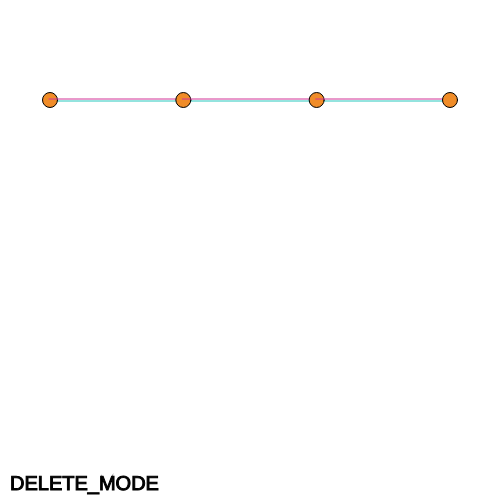
Frame 1 (no input)
Frame 60 (no input): identical to frame 1, image omitted
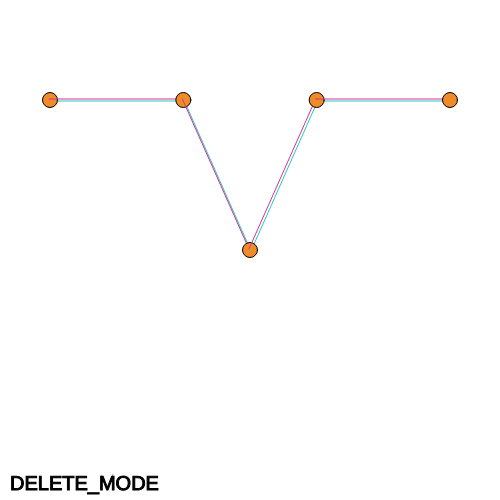
Frame 120 (the mouse pressed at the canvas centre since frame 60)

The p5.js sketch that drew these frames (run headless with seeded random() and noise() and a simulated clock; from frame 60 on, the mouse is pressed at the canvas centre):

// p5.js sketch
// ── sketch.js
var SPRING_LEN = 50;
var SPRING_CONST = 0.005;
var DAMPING = 0.995;
var PART_SIZE = 15;

class OrbNode {

  constructor(x, y) {
    this.position = new p5.Vector(x, y);
    this.velocity = new p5.Vector(0, 0);
    this.acceleration = new p5.Vector(0, 0);
    this.osize = PART_SIZE;
    this.c = color(240, 140, 40);
    this.mass = 0;
    this.next = null;
    this.previous = null;
  }//constructor

  contains(p) {
    var d = this.position.dist(p);
    return d <= this.osize;
  }//contains

  embiggen(factor) {
    this.osize+= factor;
  }//embiggen

  run() {
    this.acceleration.mult(this.osize/PART_SIZE);
    this.velocity.add(this.acceleration);
    this.velocity.mult(DAMPING);
    this.position.add(this.velocity);
    this.acceleration.mult(0);
    if (this.checkYBounds()) {
      this.velocity.y*= -1;
      this.position.y+= this.velocity.y;
    }
    if (this.checkXBounds()) {
      this.velocity.x*= -1;
      this.position.x+= this.velocity.x;
    }
  }//run

  applyForce(f) {
    this.acceleration.add(f);
  }//applyForce

  checkYBounds() {
    var check = this.position.y <= this.osize/2;
    check = check || this.position.y >= this.height - this.osize/2;
    return check;
  }//checkYBounds
  checkXBounds() {
    var check = this.position.x <= this.osize/2;
    check = check || this.position.x >= this.width - this.osize/2;
    return check;
  }//checkXBounds

  display() {
    if (this.next != null) {
      stroke(40, 200, 190);
      line(this.position.x+1, this.position.y+1, this.next.position.x+1, this.next.position.y+1);
    }
    if (this.previous != null) {
      stroke(210, 50, 150);
      line(this.position.x-1, this.position.y-1, this.previous.position.x-1, this.previous.position.y-1);
    }
    stroke(0);
    fill(this.c);
    circle(this.position.x, this.position.y, this.osize);
  }//display

  toString() {
    return this.position.toString();
  }//toString

  applySpringForce() {
    if (this.next != null) {
      this.velocity.add(this.calculateSpringForce(this.next));
    }
    if (this.previous != null) {
      this.velocity.add(this.calculateSpringForce(this.previous));
    }
  }//applySpringForce


  calculateSpringForce(other) {
    var dist = this.position.dist(other.position);
    var displacement = dist - SPRING_LEN;
    var springForce = displacement * SPRING_CONST;

    var xDiff = other.position.x - this.position.x;
    var yDiff = other.position.y - this.position.y;
    var xForce = springForce * xDiff/dist;
    var yForce = springForce * yDiff/dist;

    return new p5.Vector(xForce, yForce);
  }//calculateSpringForce
}//OrbNode

class FixedOrb extends OrbNode {

  constructor(x, y) {
    super(x, y);
  }//constructor

  run() {
    this.acceleration.mult(0);
  }//run
}//FixedOrb


class OrbList {

  constructor(x0, y0, x1, y1) {
    this.front = new FixedOrb(x0, y0);
    this.back = new FixedOrb(x1, y1);
    this.front.next = this.back;
    this.back.previous = this.front;
  }//constructor

  findNextNode(x) {
    var current = this.front.next;
    while (current != this.back && current.position.x < x) {
      current = current.next;
    }
    return current;
  }//findNextNode

  insertBefore(n, x, y, fixed) {
    var o;
    if (fixed) {
      o = new FixedOrb(x, y);
    }
    else {
      o = new OrbNode(x, y);
    }
    o.next = n;
    o.previous = n.previous;
    o.previous.next = o;
    n.previous = o;
  }//insertBefore

  addFront(x, y, fixed) {
    var o;
    if (fixed) {
      o = new FixedOrb(x, y);
    }
    else {
      o = new OrbNode(x, y);
    }
    o.next = this.front.next;
    this.front.next.previous = o;
    o.previous = this.front;
    this.front.next = o;
  }//addFront

  append(x, y, fixed) {
    var o;
    if (fixed) {
      o = new FixedOrb(x, y);
    }
    else {
      o = new OrbNode(x, y);
    }
    o.previous = this.back.previous;
    this.back.previous.next = o;
    o.next = this.back;
    this.back.previous = o;
  }//append


  removeNode(pn) {
    pn.next.previous = pn.previous;
    pn.previous.next = pn.next;
    pn.next = null;
    pn.previous = null;
  }//removeNode

  selectNode(x, y) {
    var current = this.front.next;
    while (current != this.back) {
      if (current.contains(new p5.Vector(x, y))) {
        return current;
      }
      current = current.next;
    }
    return null;
  }//selectNode

  display() {
    print(this.toString());
    var current = this.front;
    while (current != null) {
      current.display();
      current = current.next;
    }
  }//display

  applySprings() {
    var current = this.front;
    while (current != null) {
      current.applySpringForce();
      current = current.next;
    }
  }//applySprings

  applyExternalForce(force) {
    var current = this.front;
    while (current != null) {
      current.applyForce(force);
      current = current.next;
    }
  }//applyExternalForce

  run() {
    var current = this.front;
    while (current != null) {
      current.run();
      current = current.next;
    }
  }//run

  toString() {
    var s = "";
    var current = this.front;
    while (current != null) {
      s+= current;
      current = current.next;
    }
    return s;
  }//toString

}//ParticeList

var DELETE_MODE = 0;
var GROW_MODE = 1;
var SHRINK_MODE = 2;
var ADD_FIXED_MODE = 3;
var clickMode;

var moving;
var slinky;
var GRAVITY = 0.2;
var g;

function setup() {
  createCanvas(500, 500);
  clickMode = DELETE_MODE;
  moving = false;
  g = new p5.Vector(0, GRAVITY);
  slinky = makeSlinky(2, 100);
  print(slinky);
}//setup

function draw() {
  background(255);
  if (moving) {
    slinky.applyExternalForce(g);
    slinky.applySprings();
    slinky.run();
  }
  slinky.display();
  displayMode();
}//draw


function makeSlinky(numParts, y) {
  slinky = new OrbList(50, y, 450, y);
  var nodeSpace = (450 - 50) / (numParts+1);
  var x = 50 + nodeSpace;
  for (var i=0; i < numParts; i++) {
      slinky.append(x, y, false);
      x+= nodeSpace;
  }
  return slinky
}//makeSlinky

function keyPressed() {
  if (key == ' ') {
    moving = !moving;
  }
  if (key == 'r') {
    slinky = makeSlinky(2, 100);
  }
  if (key == 'm') {
    clickMode = (clickMode+1)%4;
  }
}//keyPressed


function mousePressed() {
  var selected = slinky.selectNode(mouseX, mouseY);
  if (selected != null) {
    if (clickMode == DELETE_MODE) {
      slinky.removeNode(selected);
    }
    else if (clickMode == GROW_MODE) {
      selected.embiggen(1);
    }
    else if (clickMode == SHRINK_MODE) {
      selected.embiggen(-1);
    }
  }//current node selected
  else {
    var fixed = clickMode == ADD_FIXED_MODE;
    var n = slinky.findNextNode(mouseX);
    slinky.insertBefore(n, mouseX, mouseY, fixed);

  }
}//mousePressed


function displayMode() {
  var message = "DELETE_MODE";
  if (clickMode == GROW_MODE) {
    message = "GROW MODE";
  }
  else if (clickMode == SHRINK_MODE) {
    message = "SHRINK MODE";
  }
  else if (clickMode == ADD_FIXED_MODE) {
    message = "ADD FIXED MODE";
  }
  fill(0);
  textSize(20);
  text(message, 10, height-10);
}
